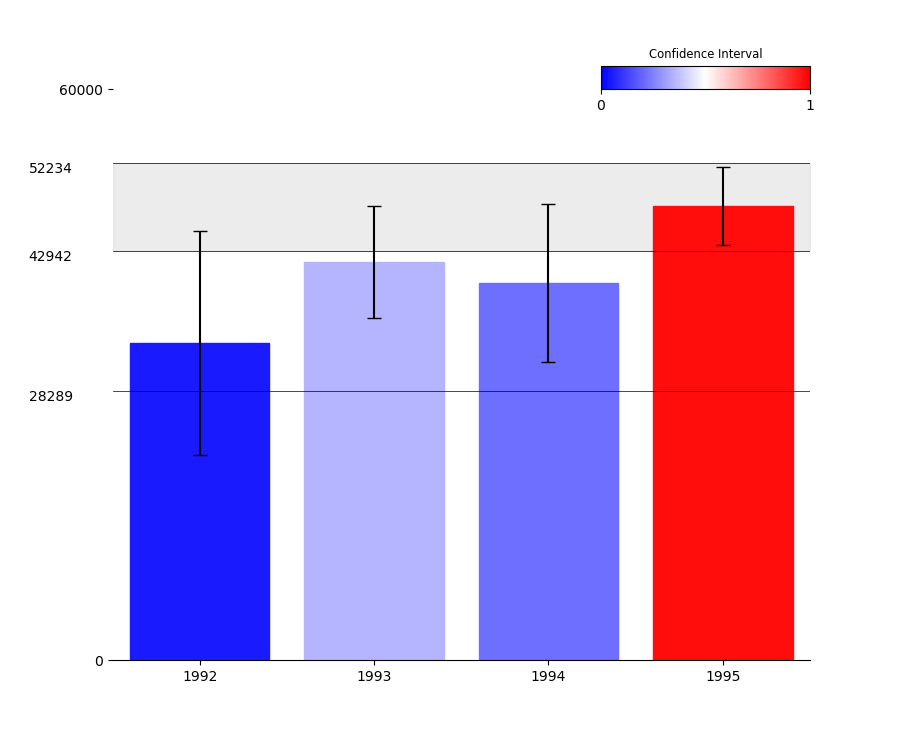

Generate this figure with Python:
import pandas as pd
import numpy as np
import matplotlib.pyplot as plt
from interactiveHist import Cursor, Distribution

np.random.seed(12345)

df = pd.DataFrame([np.random.normal(32000,200000,3650), 
                   np.random.normal(43000,100000,3650), 
                   np.random.normal(43500,140000,3650), 
                   np.random.normal(48000,70000,3650)], 
                  index=[1992,1993,1994,1995])

#Data Processing
#Generate Random Sample distributions and calculate its mean and standard deviation
samples = 10000
sampling_size = int(0.3*df.shape[1])

means = np.zeros((1,df.shape[0]))
std = np.zeros((1,df.shape[0]))

for i in range(samples):
    nums = np.random.randint(0, df.shape[1]-1, sampling_size)
    mean = np.mean(df.T.iloc[nums,:], axis = 0).values
    means += mean
    std += mean**2

means = means/samples
std = ((std - samples*means**2)/(samples))**0.5


#Creating Bar Chart, setting xticks and the limits
plt.bar([1992, 1993, 1994, 1995], means[0], color = '#c3c3c3', yerr = 1.96*std[0], capsize = 5)
plt.xticks([1992, 1993, 1994, 1995])
plt.xlim((1991.5,1995.5))

#Accessing the artist layer to enforce tighter control 
ax = plt.gca()
fig = plt.gcf()
ax.spines['top'].set_visible(False)
ax.spines['left'].set_visible(False)
ax.spines['right'].set_visible(False)
ax.set_ylim((0, ( ( max(means[0]) + 2.33*max(std[0]) ) //10000)*10000)  )
ax.set_yticks(list(ax.get_ylim()))

#Creating distribution and cursor object
dist = Distribution(means, std)
cursor = Cursor(ax, dist)

#Connecting backend layer to various events
_ = fig.canvas.mpl_connect('motion_notify_event', cursor.mouse_move)
_ = fig.canvas.mpl_connect('button_press_event', cursor.mouse_click)
_ = fig.canvas.mpl_connect('button_release_event', cursor.mouse_release)
plt.show()
